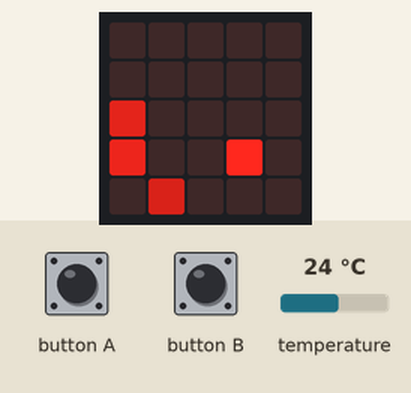
Bench run of a program on a simulated BBC micro:bit running MicroPython. Shown: the board's 5×5 LED display. The test bench sets the inputs (shaded band); at power-on: temperature 24 °C. Dim RGB values are drawn brighter than linear; random numbers come from a fixed seed.

Above: at 1.26 s.
1.3 s: temperature set to 12 °C
At 2.11 s:
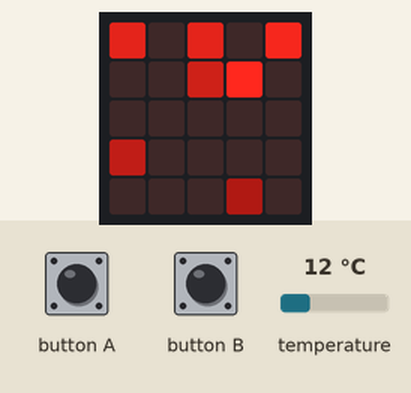
4.0 s: button A pressed for 0.15 s
At 4.18 s:
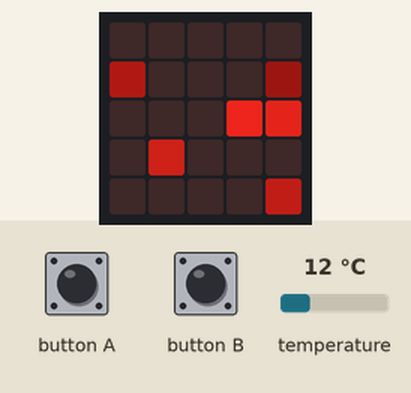
4.7 s: button B pressed for 0.15 s
At 4.87 s:
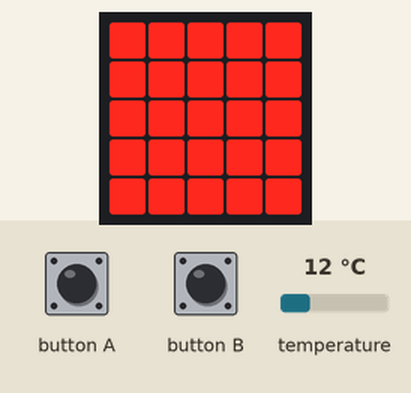
6.8 s: button A pressed for 1 s
At 7.06 s:
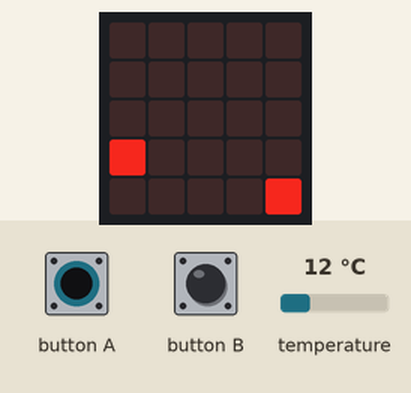
8.4 s: temperature set to 19 °C
At 9.59 s:
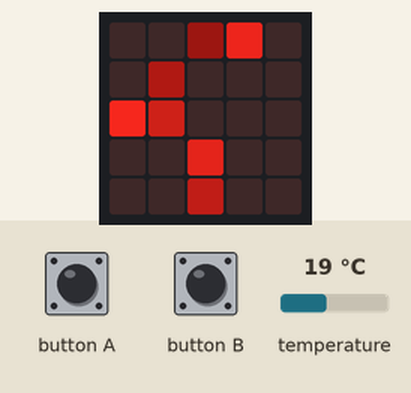
10.3 s: temperature set to 28 °C
At 10.73 s:
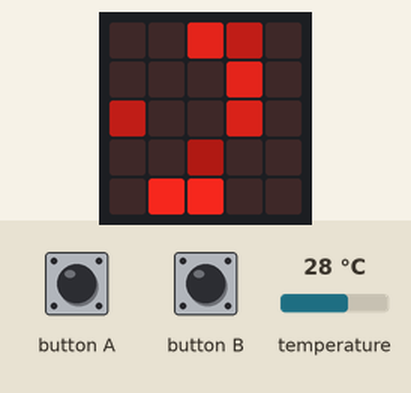

Measured:
- after the input at 4.7 s, the display: changes at once (image 3)
- after the input at 6.8 s, the display: first changes at once (image 4 shows a later state)

The program:

mBit_randomFade.py
```python
from microbit import *
import random
import os

go_gen = True

while True:
    temp_factor = int(temperature() - 20)
    if temp_factor <= -9:
        temp_factor = 0
    if go_gen == True:
        pxx = random.randint(0, 4)
        pxy = random.randint(0, 4)
        display.set_pixel(pxx, pxy, 9)
    for lx in range(0, 5):
        for ly in range(0, 5):
            sleep(10 + temp_factor)
            bri = display.get_pixel(lx, ly)
            if bri > 0:
                bri -= 1
            display.set_pixel(lx, ly, bri)
    if button_a.was_pressed():
        go_gen = not go_gen
    if button_b.was_pressed():
        if button_a.is_pressed():
            display.scroll("t = " + str(temperature()))
        for sx in range(0, 5):
            for sy in range(0, 5):
                display.set_pixel(sx, sy, 9)
        sleep(100)
        
```
